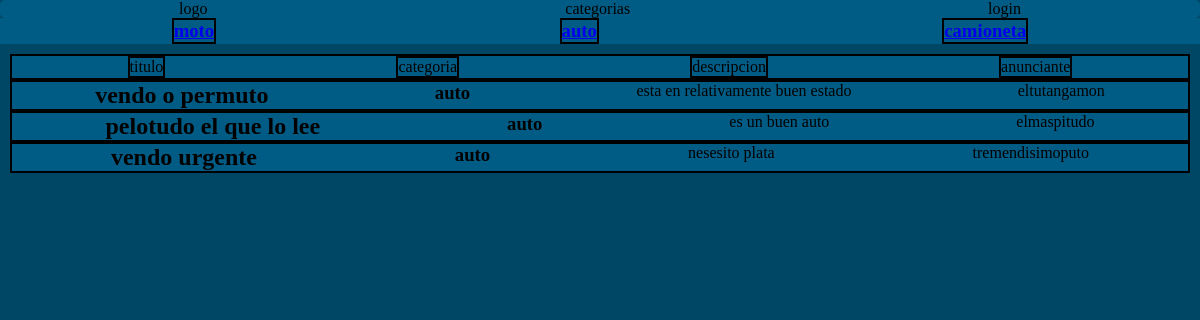
The page / on the database its author committed.
### tables this page shows
CREATE TABLE `category` (
  `id` int(11) NOT NULL,
  `name` varchar(50) NOT NULL,
  `description` text NOT NULL
);

CREATE TABLE `vehicles` (
  `id_vehicle` int(11) NOT NULL,
  `title` varchar(100) NOT NULL,
  `description` text DEFAULT NULL,
  `brand` varchar(100) DEFAULT NULL,
  `model` varchar(100) DEFAULT NULL,
  `year` year(4) DEFAULT NULL,
  `price` decimal(10,2) DEFAULT NULL,
  `id_category` int(11) NOT NULL,
  `id_user` int(11) NOT NULL
);

CREATE TABLE `users` (
  `id` int(11) NOT NULL,
  `name` varchar(50) NOT NULL,
  `email` varchar(100) NOT NULL,
  `password` varchar(255) NOT NULL
);

### app/controllers/vehicle.controller.php (called while the page is built)
<?php
require_once __DIR__ . '/../../models/vehicle.php';
require_once __DIR__ . '/../../models/category.php';
class VehicleController {
    public function index($param=null) {
        $vehicle = new Vehicle();
        $vehicles = $vehicle->obtenerVehicle();
        $category = new Category();
        $categories = $category->getAllCategory();
        if (!empty($params[0]) && $params[0] === "category" && !empty($params[1])) {
            $category_id = $params[1];
            $vehicles = $vehicle->getVehicleForCategory($category_id);
        } else {
            $vehicles = $vehicle->obtenerVehicle();
        }
        include __DIR__ . '/../../views/vehicle/index.php';
    }
}
?>

### models/category.php (called while the page is built)
<?php
require_once __DIR__ . '/../config/database.php';
class Category {
    private $conn;
    private $table_name = "category";
    public function __construct() {
        $database = new Database();
        $this->conn = $database->getConnection();
    }
    public function getAllCategory() {
    $query = "SELECT * FROM " . $this->table_name;
    $stmt = $this->conn->prepare($query);
    $stmt->execute();
    return $stmt->fetchAll(PDO::FETCH_ASSOC);
}
}
?>

### config/database.php (called while the page is built, shortened)
<?php
class Database {
    private $host = "localhost";
    private $db_name = "testbasecarfax";
    private $username = "root";
    private $password = "";
    public function getConnection() {
        $this->conn = null;
        try {
            $this->conn = new PDO(
                "mysql:host=" . $this->host . ";dbname=" . $this->db_name,
                $this->username,
                $this->password
            );
            $this->conn->setAttribute(PDO::ATTR_ERRMODE, PDO::ERRMODE_EXCEPTION);
        } catch(PDOException $e) {
            echo "Error de conexión: " . $e->getMessage();
        }
        return $this->conn;
    }
}
?>

### models/vehicle.php (called while the page is built, shortened)
<?php
require_once __DIR__ . '/../config/database.php';
class Vehicle {
    private $conn;
    private $table_name = "vehicles";
    private $table_nameUser = "users";
    private $table_nameCategory = "category";
    public function __construct() {
        $database = new Database();
        $this->conn = $database->getConnection();
    }
    public function obtenerVehicle() {
    $query = "SELECT " . $this->table_name . ".*,
    " . $this->table_nameUser. ".name,
    ". $this->table_nameCategory . ".name AS ". $this->table_nameCategory . "_name
    FROM " . $this->table_name . "
    JOIN " . $this->table_nameUser . " ON " . $this->table_name . ".id_user = " . $this->table_nameUser . ".id
    JOIN " . $this->table_nameCategory . " ON " . $this->table_name . ".id_category = " . $this->table_nameCategory . ".id";
    $stmt = $this->conn->prepare($query);
    $stmt->execute();
    return $stmt->fetchAll(PDO::FETCH_ASSOC);
}
}
?>

### views/vehicle/index.php (the view, shortened to what this page needs)
<!DOCTYPE html>
<html lang="es">
<head>
    <link rel="stylesheet" href="assets/css/estiloGeneral.css">
</head>
<body>
    <nav>
        <ul class='nav'>
            <li><a>logo</a></li>
            <li><a>categorias</a></li>
            <li><a>login</a></li>
        </ul>
    </nav>
    <section class= 'sub-bar'>
    <?php foreach ($categories as $s): ?>
            <h3 class="lista"><a href="vehicles/category/<?= $s['id'] ?>"><?= $s['name'] ?></a></h3>
        <?php endforeach; ?>
    </section>
    <ul>
        <li class='lista referencia-lista'> <a class='referencia-lista'>titulo</a><a class='referencia-lista'>categoria</a><a class='referencia-lista'>descripcion</a><a class='referencia-lista'>anunciante</a></li>
        <?php foreach ($vehicles as $u): ?>
            <li class='lista'>
                <h2 class="titulo"><?php echo $u['title']?></h2>
                <h3 class="titulo"><?php echo $u['category_name']?></h3>
                <p class="descripcion"><?php echo $u['description']?></p>
                <span class="anunciante"><?php echo $u['name']?></span>
            </li>
        <?php endforeach; ?>
    </ul>
</body>
</html>

### index.php (shortened to what this page needs)
<?php
require_once './app/controllers/vehicle.controller.php';
$action = $_GET['action'] ?? 'vehiculos';
$params = explode('/', $action);
$controllerName = array_shift($params);
switch ($controllerName) {
    case 'vehiculos':
        $controller = new vehicleController();
        $controller->index($params);
        break;
}
?>

### assets/css/estiloGeneral.css (style rules this page uses)
:root { --color-fondo: #004766; --color-texto: #ffffff; --color-acento: #005C84; --padding-lista: 10px; --border-radius: 5px; }
* { list-style: none; padding: 0; margin: 0; }
body { background-color: var(--color-fondo); }
.nav { display: flex; justify-content: space-around; list-style: none; padding: 0; margin: 0; background-color: var(--color-acento); }
ul { padding: var(--padding-lista); border-radius: var(--border-radius); }
.lista { border: 2px solid #000000; display: flex; background-color: var(--color-acento); justify-content: space-around; }
.referencia-lista { list-style: none; border: 2px solid #000000; background-color: var(--color-acento); }
.sub-bar { display: flex; justify-content: space-around; list-style: none; padding: 0; margin: 0; background-color: var(--color-acento); }

### rows shown on the page
category: name "moto"
category: name "auto"
category: name "camioneta"
vehicles: title "vendo o permuto", id_category.name "auto", description "esta en relativamente buen estado", id_user.name "eltutangamon"
vehicles: title "pelotudo el que lo lee", id_category.name "auto", description "es un buen auto", id_user.name "elmaspitudo"
vehicles: title "vendo urgente", id_category.name "auto", description "nesesito plata", id_user.name "tremendisimoputo"
